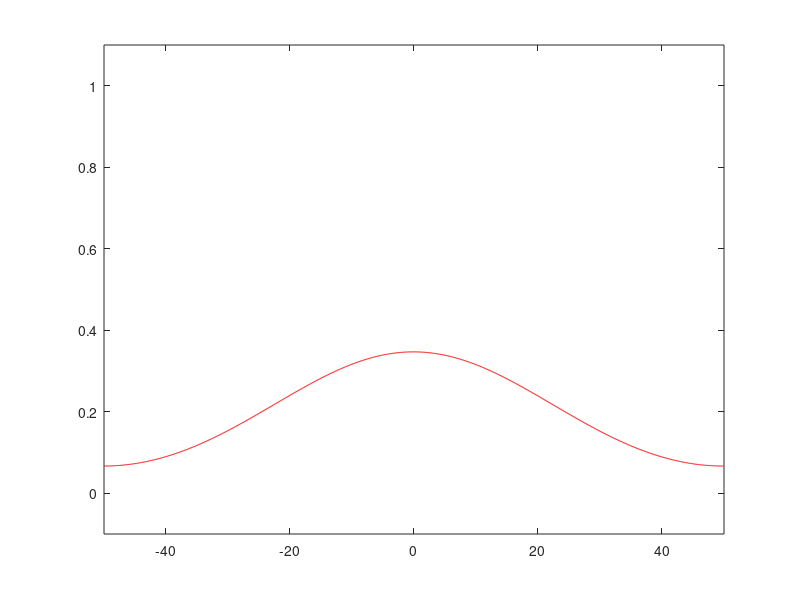

MATLAB code to generate this figure:
clear all, close all, clc

L = 100;
N = 1001;
dx = L/(N-1);
x = -L/2:dx:L/2-dx;
f = 0*x;
f((L/2-L/10)/dx:(L/2+L/10)/dx) = 1;
fhat = fft(f);
plot (x,f)

a = 5;
y = x;
dt = .1;

for k=1:100 % time
    t = k*dt;
    Nx = max(size(f));
    kap = (2*pi/L)*[-Nx/2:Nx/2-1];
    kap = fftshift(kap);
    uhat = fhat.*exp(-(a^2)*t*kap.^2);
    u = ifft(uhat);    
    plot(x,u,'r')
    axis([-L/2 L/2 -.1 1.1])
    pause(0.1)
    drawnow
end
        
